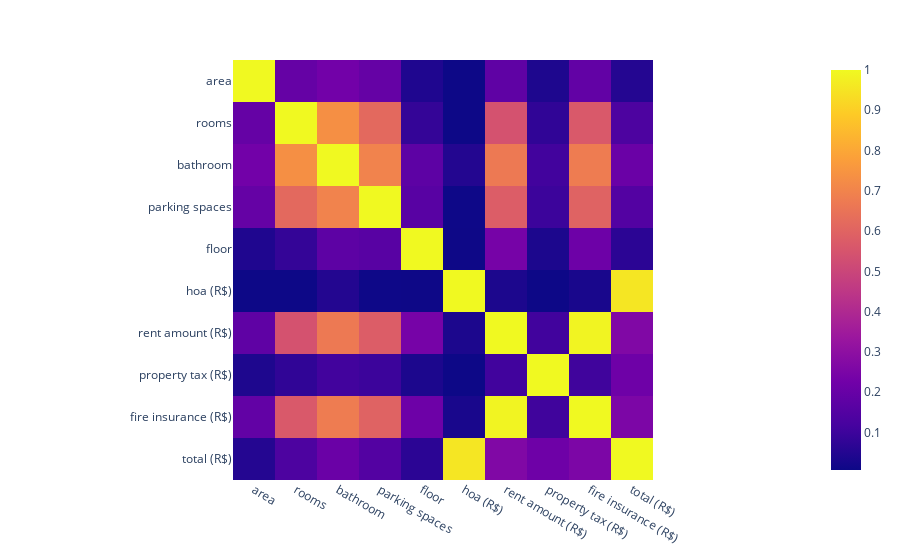

The notebook cell saved with this chart:
### Code cell
fig = px.imshow(corr)
fig.show()

### Figure 1 — Plotly figure (JSON) as saved in the notebook; plotly's stock layout.template omitted (floating-point values rounded to 4 significant figures)
{"data": [{"coloraxis": "coloraxis", "name": "0", "x": ["area", "rooms", "bathroom", "parking spaces", "floor", "hoa (R$)", "rent amount (R$)", "property tax (R$)", "fire insurance (R$)", "total (R$)"], "y": ["area", "rooms", "bathroom", "parking spaces", "floor", "hoa (R$)", "rent amount (R$)", "property tax (R$)", "fire insurance (R$)", "total (R$)"], "z": [[1.0, 0.1938, 0.2268, 0.194, 0.04193, 0.00689, 0.1807, 0.03906, 0.1881, 0.0518], [0.1938, 1.0, 0.7338, 0.6175, 0.08156, 0.007139, 0.5418, 0.07525, 0.5651, 0.1346], [0.2268, 0.7338, 1.0, 0.6974, 0.1745, 0.05027, 0.6685, 0.1093, 0.6764, 0.2083], [0.194, 0.6175, 0.6974, 1.0, 0.163, 0.009321, 0.5784, 0.09838, 0.5973, 0.1487], [0.04193, 0.08156, 0.1745, 0.163, 1.0, 0.008752, 0.2371, 0.03548, 0.2159, 0.06462], [0.00689, 0.007139, 0.05027, 0.009321, 0.008752, 1.0, 0.03649, 0.007627, 0.02953, 0.955], [0.1807, 0.5418, 0.6685, 0.5784, 0.2371, 0.03649, 1.0, 0.1079, 0.9873, 0.2645], [0.03906, 0.07525, 0.1093, 0.09838, 0.03548, 0.007627, 0.1079, 1.0, 0.1057, 0.2183], [0.1881, 0.5651, 0.6764, 0.5973, 0.2159, 0.02953, 0.9873, 0.1057, 1.0, 0.2549], [0.0518, 0.1346, 0.2083, 0.1487, 0.06462, 0.955, 0.2645, 0.2183, 0.2549, 1.0]], "type": "heatmap", "xaxis": "x", "yaxis": "y", "hovertemplate": "x: %{x}<br>y: %{y}<br>color: %{z}<extra></extra>"}], "layout": {"xaxis": {"anchor": "y", "domain": [0.0, 1.0], "scaleanchor": "y", "constrain": "domain"}, "yaxis": {"anchor": "x", "domain": [0.0, 1.0], "autorange": "reversed", "constrain": "domain"}, "coloraxis": {"colorscale": [[0.0, "#0d0887"], [0.1111, "#46039f"], [0.2222, "#7201a8"], [0.3333, "#9c179e"], [0.4444, "#bd3786"], [0.5556, "#d8576b"], [0.6667, "#ed7953"], [0.7778, "#fb9f3a"], [0.8889, "#fdca26"], [1.0, "#f0f921"]]}, "margin": {"t": 60}}}
